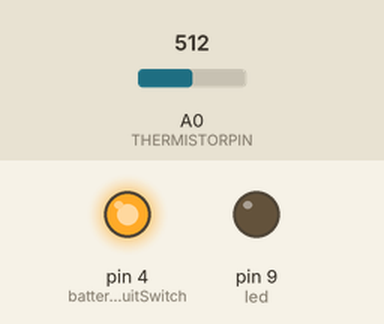
This sketch was run on a simulated Arduino Uno, built with avr-gcc and run on an emulated ATmega328P. On the bench: output pins drawn as LEDs (lit = HIGH). Inputs (shaded band) come from the test bench; at power-on: A0 (THERMISTORPIN) = 512. The local clock reads 2024-03-15 10:24:30 at power-on unless the sketch sets it; storage starts empty.

Above: at 0.1 s.
Timing chart, 0 to 4.6 s (numbered marks = the images above):
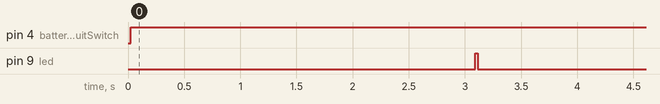

Measured:
- by itself, pin 4 (batteryReadCircuitSwitch): LOW → HIGH at 0.02 s
- by itself, pin 9 (led): LOW → HIGH at 3.1 s, → LOW 0.02 s later

The sketch:

riffle_sensor_to_sdcard.ino
```cpp
#include <JeeLib.h>
#include <Wire.h>
#include <SPI.h>
#include <RTClib.h>
#include <RTC_DS3231.h>
#include<stdlib.h>
#include <SD.h>

// This is a slightly modified version of the code posted here:
// https://github.com/OpenWaterProject/riffle/tree/master/software/surata-riffle

//sleeping stuff
ISR(WDT_vect) { Sleepy::watchdogEvent(); }

//RTC stuff
RTC_DS3231 RTC;

//led
#define led 9

//battery stuff
#define batteryAnalogMeasurePin A3
#define batteryReadCircuitSwitch 4


// which analog pin to connect
#define THERMISTORPIN A0
// resistance at 25 degrees C
#define THERMISTORNOMINAL 10000
// temp. for nominal resistance (almost always 25 C)
#define TEMPERATURENOMINAL 25
// how many samples to take and average, more takes longer
// but is more 'smooth'
#define NUMSAMPLES 5
// The beta coefficient of the thermistor (usually 3000-4000)
#define BCOEFFICIENT 3950
// the value of the 'other' resistor
#define SERIESRESISTOR 9550


// debugging -- only do Serial output if debuggin
#define debug 0 // 0: don't print anything out; 1: print out debugging statements

// how long to sleep between measurements
#define sleepMinutes 10

int samples[NUMSAMPLES];

int interruptPin = 1; //corresponds to D2

// conductivity variables

long pulseCount = 0;  //a pulse counter variable

unsigned long pulseTime,lastTime, duration, totalDuration;

int samplingPeriod=3; // the number of seconds to measure 555 oscillations

int sensorBoard = 8; // the pin that powers the 555 subcircuit

const int chipSelect = 7;
int SDpower = 6;


void setup() {

  pinMode(SDpower,OUTPUT);
    digitalWrite(SDpower,LOW);

     if (!SD.begin(chipSelect)) {
  //  Serial.println("Card failed, or not present");
    // don't do anything more:
    for (int j=0;j<20;j++) {
      digitalWrite(led,HIGH);
      delay(10);
      digitalWrite(led,LOW);

    }
  }

  if (debug) Serial.begin(115200);

  // begin I2C protocol (necessary for RTC, and any other I2C on board
  Wire.begin();

  // RTC -------------------------
  initialize_RTC(); // NOTE: need to initialize I2C first -- but also for any other I2C library

  // set mode for battery circuit control pin, and turn the circuit off
  pinMode(batteryReadCircuitSwitch,OUTPUT);
  pinMode(sensorBoard,OUTPUT);
  digitalWrite(batteryReadCircuitSwitch, HIGH);

  pinMode(led, OUTPUT);

pinMode(sensorBoard,OUTPUT); //turns on the 555 timer and thermistor subcircuit
  digitalWrite(sensorBoard,LOW); //turns on the 555 timer and thermistor subcircuit

}

void loop () {

  uint8_t i;

  //measure the battery
  digitalWrite(batteryReadCircuitSwitch, LOW); //turn on battery measurement circuit
  int batteryLevel = analogRead(batteryAnalogMeasurePin);
  digitalWrite(batteryReadCircuitSwitch, HIGH);


 //turn on the sensorBoard system

 //measure temp

 //take temp samples
 // take N samples in a row, with a slight delay
 for (i=0; i< NUMSAMPLES; i++) {
   samples[i] = analogRead(THERMISTORPIN);
   //Serial.println(analogRead(THERMISTORPIN));
   delay(10);
  }

  //measure conductivity
  // conductivity --------------------------------------

  pulseCount=0; //reset the pulse counter
  totalDuration=0;  //reset the totalDuration of all pulses measured

  attachInterrupt(interruptPin,onPulse,RISING); //attach an interrupt counter to interrupt pin 1 (digital pin #3) -- the only other possible pin on the 328p is interrupt pin #0 (digital pin #2)

  pulseTime=micros(); // start the stopwatch

  delay(samplingPeriod*1000); //give ourselves samplingPeriod seconds to make this measurement, during which the "onPulse" function will count up all the pulses, and sum the total time they took as 'totalDuration'

  detachInterrupt(interruptPin); //we've finished sampling, so detach the interrupt function -- don't count any more pulses


  //turn off the remote board

//digitalWrite(sensorBoard,HIGH); //turns on the 555 timer and thermistor subcircuit


//analyze temp
  float average;
average = 0;
  for (i=0; i< NUMSAMPLES; i++) {
     average += samples[i];
  }
  average /= NUMSAMPLES;

  // convert the value to resistance
  average = 1023 / average - 1;
  average = SERIESRESISTOR / average;
  //Serial.print("Thermistor resistance ");
  //Serial.println(average);

  float steinhart;
  steinhart = average / THERMISTORNOMINAL;     // (R/Ro)
  steinhart = log(steinhart);                  // ln(R/Ro)
  steinhart /= BCOEFFICIENT;                   // 1/B * ln(R/Ro)
  steinhart += 1.0 / (TEMPERATURENOMINAL + 273.15); // + (1/To)
  steinhart = 1.0 / steinhart;                 // Invert
  steinhart -= 273.15;


   float freqHertz;
  if (pulseCount>0) { //use this logic in case something went wrong

  double durationS=(totalDuration/double(pulseCount))/1000000.; //the total duration, in seconds, per pulse (note that totalDuration was in microseconds)
  freqHertz=1./durationS;
  }
  else {
    freqHertz=0.;
  }


  // Onboard temp from the RTC
  float rtcTemp = RTC.getTempAsFloat();

  //get the time
  DateTime now = RTC.now();
  long unixNow = now.unixtime();


  // make a string for assembling the data to log:
  String dataString = "";

  // dataString += String(unixNow);
  dataString += now.unixtime();
  dataString += ",";
  dataString += now.year();
  dataString += "-";
  dataString += padInt(now.month(), 2);
  dataString += "-";
  dataString += padInt(now.day(), 2);
  dataString += " ";
  dataString += padInt(now.hour(), 2);
  dataString += ":";
  dataString += padInt(now.minute(), 2);
  dataString += ":";
  dataString += padInt(now.second(), 2);
  dataString += ",";
  char buffer[10];
  dataString += dtostrf(rtcTemp, 5, 2, buffer);
  dataString += ",";
  dataString += dtostrf(steinhart,5,2,buffer);
  dataString += ",";
  dataString += dtostrf(freqHertz,6,2,buffer);
  dataString += ",";
  dataString += String(batteryLevel);


  // open the file. note that only one file can be open at a time,
  // so you have to close this one before opening another.
  File dataFile = SD.open("datalog1.txt", FILE_WRITE);

  // if the file is available, write to it:
  if (dataFile) {
    dataFile.println(dataString);
    dataFile.close();
    // print to the serial port too:
   if(debug) Serial.println(dataString);

  digitalWrite(led, HIGH);
  delay(20);
  digitalWrite(led, LOW);

  }
  // if the file isn't open, pop up an error:
  else {
    //Serial.println("error opening datalog.txt");
  }


  go_to_sleep_seconds(sleepMinutes); //

}

  void go_to_sleep_seconds(int seconds) {

  int LOG_INTERVAL_BASE = 60000; // 60 sec

  for (int k=0;k<seconds;k++) {
    Sleepy::loseSomeTime(LOG_INTERVAL_BASE); //-- will interfere with serial, so don't use when debugging
   }


}

// RTC functions

int initialize_RTC() {


  RTC.begin();

    // check on the RTC
  if (! RTC.isrunning()) {

      if (debug) Serial.println("RTC is NOT running!");

      // following line sets the RTC to the date & time this sketch was compiled
    RTC.adjust(DateTime(__DATE__, __TIME__));
  }

  DateTime now = RTC.now();
  DateTime compiled = DateTime(__DATE__, __TIME__);
  if (now.unixtime() < compiled.unixtime()) {

   if(debug) Serial.println("RTC is older than compile time! Updating");

    RTC.adjust(DateTime(__DATE__, __TIME__));
  }

}

String padInt(int x, int pad) {
  String strInt = String(x);

  String str = "";

  if (strInt.length() >= pad) {
    return strInt;
  }

  for (int i=0; i < (pad-strInt.length()); i++) {
    str += "0";
  }

  str += strInt;

  return str;
}

String int2string(int x) {
  // formats an integer as a string assuming x is in 1/100ths
  String str = String(x);
  int strLen = str.length();
  if (strLen <= 2) {
    str = "0." + str;
  } else if (strLen <= 3) {
    str = str.substring(0, 1) + "." + str.substring(1);
  } else if (strLen <= 4) {
    str = str.substring(0, 2) + "." + str.substring(2);
  } else {
    str = "-9999";
  }

  return str;
}

void onPulse()
{
  pulseCount++;
  //Serial.print("pulsecount=");
  //Serial.println(pulseCount);
  lastTime = pulseTime;
  pulseTime = micros();
  duration=pulseTime-lastTime;
  totalDuration+=duration;
  //Serial.println(totalDuration);
}
```
